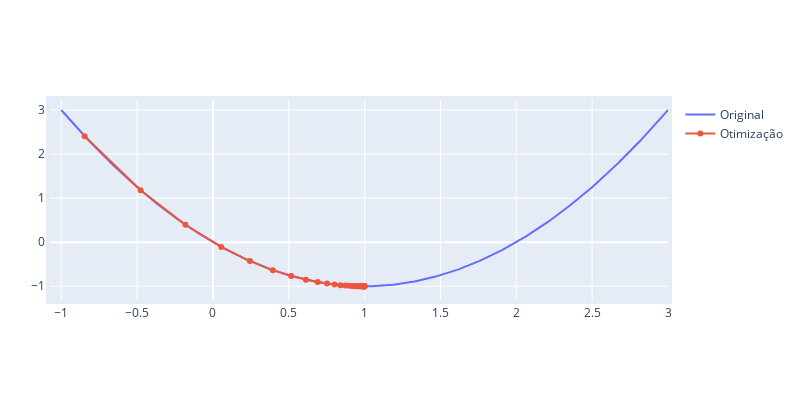

This figure's notebook cell:
### Code cell
plot_optim2(x, objective_function(x), seed=43)

### Figure 1 — Plotly figure (JSON) as saved in the notebook; plotly's stock layout.template omitted (floating-point values rounded to 4 significant figures; data arrays with more than 128 entries replaced by an {"elided": "..."} marker saying what was removed)
{"data": [{"mode": "lines", "name": "Original", "type": "scatter", "x": {"elided": "1000 float values"}, "y": {"elided": "1000 float values"}}, {"hovertext": ["Inicio", "Iteração: 0", "Iteração: 1", "Iteração: 2", "Iteração: 3", "Iteração: 4", "Iteração: 5", "Iteração: 6", "Iteração: 7", "Iteração: 8", "Iteração: 9", "Iteração: 10", "Iteração: 11", "Iteração: 12", "Iteração: 13", "Iteração: 14", "Iteração: 15", "Iteração: 16", "Iteração: 17", "Iteração: 18", "Iteração: 19", "Iteração: 20", "Iteração: 21", "Iteração: 22", "Iteração: 23", "Iteração: 24", "Iteração: 25", "Iteração: 26", "Iteração: 27", "Iteração: 28", "Iteração: 29", "Iteração: 30", "Iteração: 31", "Iteração: 32", "Iteração: 33", "Iteração: 34", "Iteração: 35", "Iteração: 36"], "mode": "lines+markers", "name": "Otimização", "type": "scatter", "x": [-0.8458, -0.4766, -0.1813, 0.05495, 0.244, 0.3952, 0.5161, 0.6129, 0.6903, 0.7523, 0.8018, 0.8414, 0.8732, 0.8985, 0.9188, 0.9351, 0.948, 0.9584, 0.9667, 0.9734, 0.9787, 0.983, 0.9864, 0.9891, 0.9913, 0.993, 0.9944, 0.9955, 0.9964, 0.9971, 0.9977, 0.9982, 0.9985, 0.9988, 0.9991, 0.9993, 0.9994, 0.9995], "y": [2.407, 1.18, 0.3955, -0.1069, -0.4284, -0.6342, -0.7659, -0.8502, -0.9041, -0.9386, -0.9607, -0.9749, -0.9839, -0.9897, -0.9934, -0.9958, -0.9973, -0.9983, -0.9989, -0.9993, -0.9995, -0.9997, -0.9998, -0.9999, -0.9999, -1.0, -1.0, -1.0, -1.0, -1.0, -1.0, -1.0, -1.0, -1.0, -1.0, -1.0, -1.0, -1.0]}], "layout": {"autosize": false, "height": 400, "margin": {"b": 100, "l": 50, "pad": 4, "r": 50, "t": 100}, "width": 800}}
